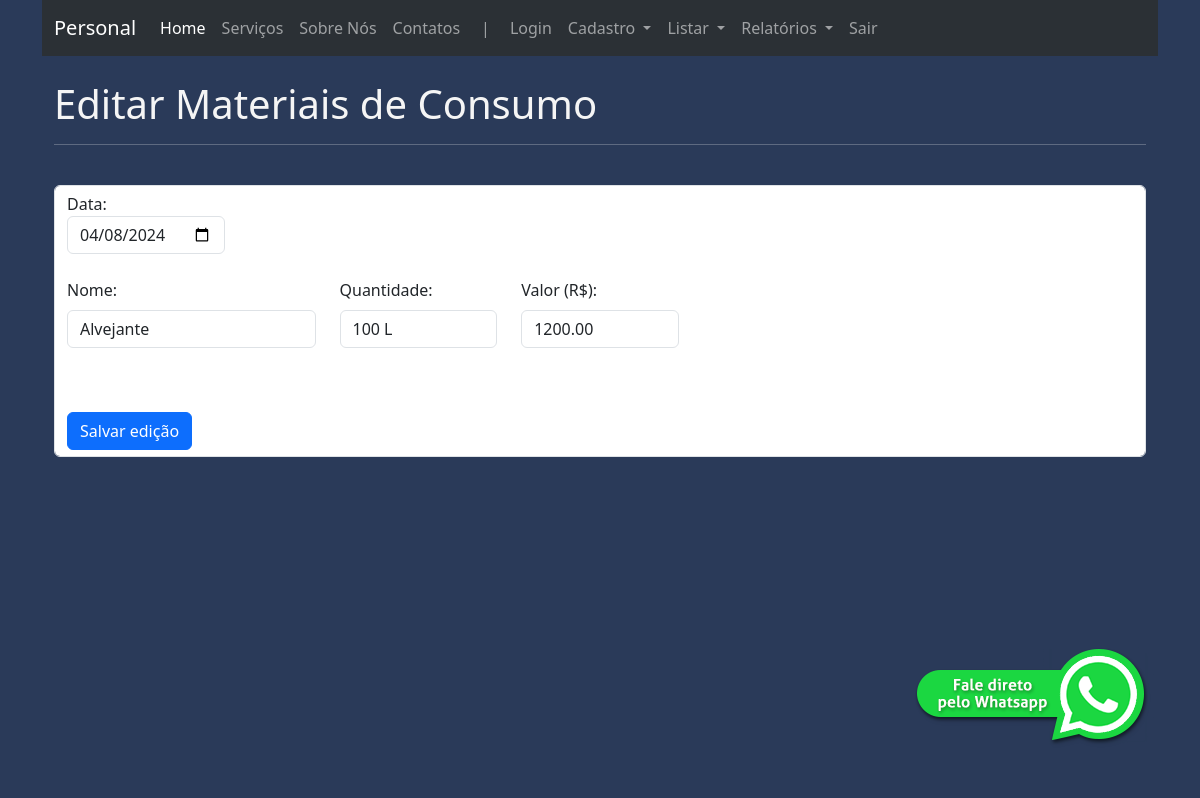
Before: /editar_despesas/1 with the older database file.
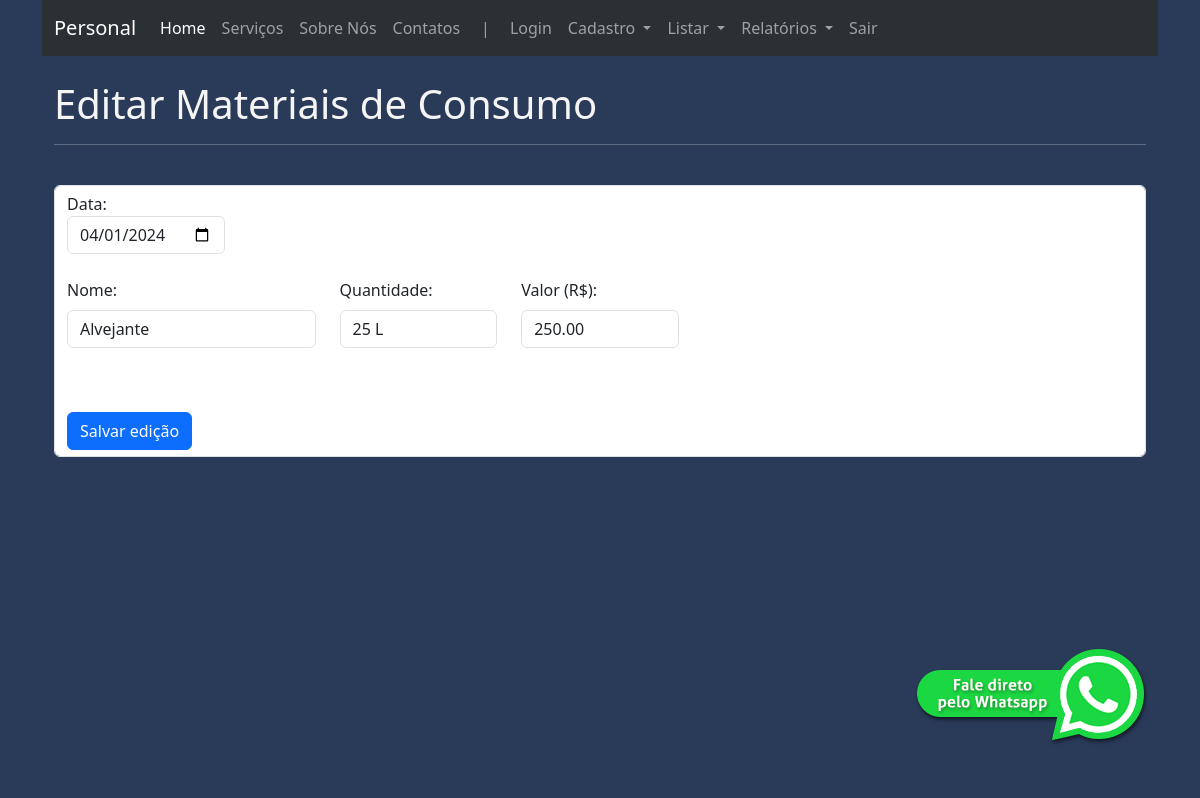
After: the same page with the newer database file.
### app.py (models this page shows)
class Product2(db.Model):
    __tablename__ = "despesa"
    id_despesa = db.Column(db.Integer, primary_key=True)
    despesa_data = db.Column(db.String(30))
    despesa_nome = db.Column(db.String(100))
    despesa_qtde = db.Column(db.String(100))
    despesa_valor = db.Column(db.String(100))

### app.py (the view)
@app.route("/editar_despesas/<int:id_despesa>", methods=["GET", "POST"])
def editar_despesas(id_despesa):
    if request.method == "POST":
        dados_editados = request.form
        despesa = db.session.execute(db.select(Product2).filter(Product2.id_despesa == id_despesa)).scalar()
        despesa.despesa_data = dados_editados["despesa_data"]
        despesa.despesa_nome = dados_editados["despesa_nome"]
        despesa.despesa_qtde = dados_editados["despesa_qtde"]
        despesa.despesa_valor = dados_editados["despesa_valor"]
        db.session.commit()
        return redirect("/listar_despesas")
    else:
        despesa_editado = db.session.execute(db.select(Product2).filter(Product2.id_despesa == id_despesa)).scalar()
        return render_template('editar_despesas.html', despesa=despesa_editado)

### app.py (called while the page is built)
@app.before_request
def verificar_autenticacao():
    endpoints_protegidos = ["/cadastrar_pedido", "/listar_pedidos", "/cadastrar_despesas", "/listar_despesas","/search", "/search_p", "/search_e"]
    if request.path in endpoints_protegidos:
        if not session.get('logged_in'):
            return redirect("/erro_pagina_403")

### templates/editar_despesas.html (shortened to what this page needs)
{% extends 'base.html' %}
{% block main %}
<div class="container">
    <br>
    <h1>Editar Materiais de Consumo</h1>
    <hr>
    <br>
    <form action="{{url_for('editar_despesas', id_despesa=despesa.id_despesa)}}" class="form-control" method="post">
        <div class="row">
            <div class="col-2">
                <label for="despesa_data">Data:</label>
                <input type="date" class="form-control" name="despesa_data" min="1" max="31"
                    value="{{ despesa.despesa_data }}" required>
            </div>
        </div>
        <br>
        <div class="row">
            <div class="col-md-3">
                <div class="mb-3">
                    <label for="despesa_nome" class="form-label">Nome: </label>
                    <input type="text" class="form-control" name="despesa_nome" value="{{ despesa.despesa_nome }}"
                        placeholder="">
                </div>
            </div>
            <div class="col-md-2">
                <div class="mb-2">
                    <label for="despesa_qtde" class="form-label">Quantidade: </label>
                    <input type="text" class="form-control" name="despesa_qtde" value="{{ despesa.despesa_qtde }}"
                        placeholder="">
                </div>
            </div>
            <div class="col-md-2">
                <div class="mb-2">
                    <label for="despesa_valor" class="form-label">Valor (R$): </label>
                    <input type="text" class="form-control" name="despesa_valor" value="{{ despesa.despesa_valor }}"
                        placeholder="">
                </div>
            </div>
        </div>
        <br><br>
        <input type="submit" class="btn btn-primary" name="despesa" value="Salvar edição">
        <br>
    </form>
<br>
</div>
{% endblock %}

### templates/base.html (shortened to what this page needs)
<!DOCTYPE html>
<html lang="pt-BR">
<head>
  <link href="https://cdn.jsdelivr.net/npm/bootstrap@5.3.3/dist/css/bootstrap.min.css" rel="stylesheet"
>
  <link rel="stylesheet" href="static/css/css.css" class="css">
</head>
<body>
  <div class="container">
    <header>
      <nav class="navbar navbar-expand-md bg-body-tertiary" data-bs-theme="dark">
        <div class="container-fluid">
          <a class="navbar-brand" href="{{ url_for('home') }}">Personal</a>
          <div class="collapse navbar-collapse" id="navbarSupportedContent">
            <ul class="navbar-nav me-auto">
              <li class="nav-item">
                <a class="nav-link active" aria-current="page" href="{{ url_for('home') }}">Home</a>
              </li>
              <li class="nav-item">
                <a class="nav-link" href="{{ url_for('servicos') }}">Serviços</a>
              </li>
              <li class="nav-item">
                <a class="nav-link" href="{{ url_for('sobre_nos') }}">Sobre Nós</a>
              </li>
              <li class="nav-item">
                <a class="nav-link" href="{{ url_for('contatos') }}">Contatos &nbsp&nbsp&nbsp&nbsp|&nbsp</a>
              </li>
              <li class="nav-item">
                <a class="nav-link" href="{{ url_for('login') }}">Login</a>
              </li>
              <li class="nav-item dropdown">
                <a class="nav-link dropdown-toggle" href="#" role="button" data-bs-toggle="dropdown" aria-expanded="false">
                  Cadastro
                </a>
              </li>
              <li class="nav-item dropdown">
                <a class="nav-link dropdown-toggle" href="#" role="button" data-bs-toggle="dropdown" aria-expanded="false">
                  Listar
                </a>
              </li>
              <li class="nav-item dropdown">
                <a class="nav-link dropdown-toggle" href="#" role="button" data-bs-toggle="dropdown" aria-expanded="false">
                  Relatórios
                </a>
              </li>
              <li class="nav-item">
                <a class="nav-link" href="{{ url_for('logout') }}">Sair</a>
              </li>
            </ul>
          </div>
        </div>
      </nav>
    </header>
    <main>
      {% block main %}
      {% endblock %}
    </main>
    <div class="whats">
      <a aria-label="Chat on WhatsApp" href="https://wa.me/5516993367128" target="_blank"><img alt="Chat on WhatsApp"
          src="static/imagens/botao-whatsapp.png" />
    </div>
  </div>
</body>
</html>

### static/css/css.css (style rules this page uses)
body { background-color: #2A3A59; color: whitesmoke; }
.whats { position: fixed; bottom: 30px; right: 30px; z-index: 999 }

Changed rows visible on the page:
changed Product2 "Alvejante": despesa_data "04/08/2024" → "04/01/2024"; despesa_qtde "100 L" → "25 L"; despesa_valor "1200.00" → "250.00"
